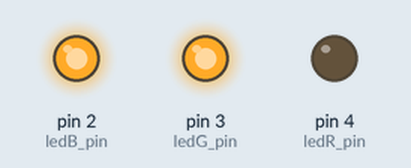
Recording of a sketch running on a simulated Arduino Uno, built with avr-gcc and run on an emulated ATmega328P. Parts: output pins drawn as LEDs (lit = HIGH).

Above: at 0.5 s.
At 1.5 s:
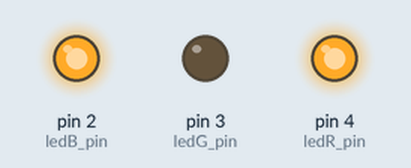
At 2.5 s:
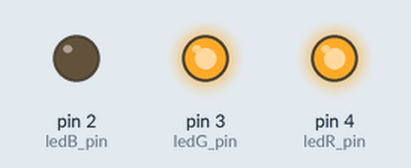
At 3.5 s:
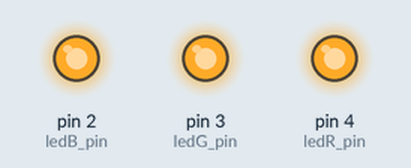
Timing chart, 0 to 5.2 s (numbered marks = the images above):
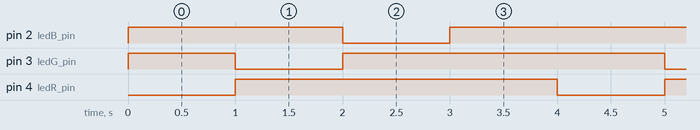

The sketch:

led_rgb.ino
```cpp
int ledR_pin = 4;
int ledG_pin = 3;
int ledB_pin = 2;

void rgb(char color);

void setup() {
  pinMode(ledR_pin, OUTPUT);
  pinMode(ledG_pin, OUTPUT);
  pinMode(ledB_pin, OUTPUT);
}

void loop() {
  // put your main code here, to run repeatedly:
  rgb('r');
  delay(1000);
  rgb('g');
  delay(1000);
  rgb('b');
  delay(1000);
  rgb('a');
  delay(1000);
}

void rgb(char color) {
  switch (color) {
    case 'r': //red
      digitalWrite(ledR_pin, LOW);
      digitalWrite(ledG_pin, HIGH);
      digitalWrite(ledB_pin, HIGH);
      break;
    case 'g': //green
      digitalWrite(ledR_pin, HIGH);
      digitalWrite(ledG_pin, LOW);
      digitalWrite(ledB_pin, HIGH);
      break;
    case 'y': //yellow
      digitalWrite(ledR_pin, LOW);
      digitalWrite(ledG_pin, LOW);
      digitalWrite(ledB_pin, HIGH);
      break;
    case 'b': //blue
      digitalWrite(ledR_pin, HIGH);
      digitalWrite(ledG_pin, HIGH);
      digitalWrite(ledB_pin, LOW);
      break;
    case 'a': //apagado
      digitalWrite(ledR_pin, HIGH);
      digitalWrite(ledG_pin, HIGH);
      digitalWrite(ledB_pin, HIGH);
      break;
  }
}
```

Measured:
- by itself, pin 2 (ledB_pin), pin 3 (ledG_pin): repeats every 4.0 s: LOW 1.0 s, HIGH 3.0 s
- by itself, pin 4 (ledR_pin): alternates HIGH for 3.0 s and LOW for 1.0 s
- by itself, everything shown: repeats every 4.0 s, in 4 steps
